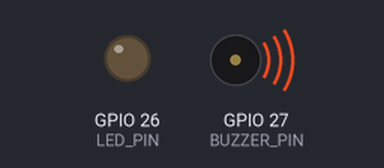
A sketch run on a simulated ESP32. Shown: output pins drawn as LEDs (lit = HIGH), buzzer (waves = sounding, pin HIGH). Random numbers use the default seed unless the sketch sets one; no radio packets arrive unless stated; what the sketch prints to the serial monitor is not drawn.

Above: at 3.62 s.
Timing chart, 0 to 6.5 s (numbered marks = the images above):
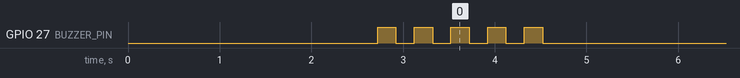

Measured:
- by itself, GPIO 27 (BUZZER_PIN): alternates HIGH for 0.20 s and LOW for 0.20 s, 9 changes in all, then stays LOW

The sketch:

Transmitter_Test.ino
```cpp
#include <SPI.h>
#include <LoRa.h>

#define NSS 4
#define RST 5
#define DI0 2
#define BUZZER_PIN 27
#define LED_PIN 26

#define TRANSMISSION_PERIOD 3000
#define DEVICE_ID 1

bool loraInitialized = false;
bool gpsInitialized = false; // We will simulate this being true
unsigned long lastTransmissionTime = 0;

// --- PROXY DATA ---
int proxyBpm = 75;
float proxyLat = 14.6760; // Example: Quezon City coordinates
float proxyLng = 121.0437;

const uint8_t PASSWORD_BYTE = 0x69;

struct __attribute__((packed)) DataPacket {
  uint8_t password_byte;
  uint8_t deviceID;
  uint8_t bpm;
  float lat;
  float lng;
};

void attemptLoraConnection(void);
void sendDataToReceiver(void);
void signalInit(int count, int time_delay);

void setup() {
  Serial.begin(115200);
  delay(2000);

  Serial.println("Setting up transmitter TEST station...");
  pinMode(BUZZER_PIN, OUTPUT);
  pinMode(LED_PIN, OUTPUT);

  LoRa.setPins(NSS, RST, DI0);
  attemptLoraConnection();

  Serial.println("Setup done, preparing to transmit proxy data...");
  delay(500);

  // Initial startup beep
  signalInit(2, 200);
}

void loop() {
  if (millis() - lastTransmissionTime >= TRANSMISSION_PERIOD) {
      lastTransmissionTime = millis();

      // Simulate the GPS locking on during the first loop
      if (!gpsInitialized) {
        signalInit(3, 200); // Trigger the 3-beep success signal
        gpsInitialized = true;
      }

      // Generate a slight variation in BPM just to see data changing on the receiver end
      proxyBpm = random(60, 100);

      sendDataToReceiver();
  }
}

void signalInit(int count, int time_delay) {
  for (int i=0; i<count; i++) {
    digitalWrite(BUZZER_PIN, HIGH);
    delay(time_delay);
    digitalWrite(BUZZER_PIN, LOW);
    delay(time_delay);
  }
}

void attemptLoraConnection() {
  Serial.println("Attempting LoRa connection...");
  digitalWrite(RST, LOW);  delay(100);
  digitalWrite(RST, HIGH); delay(100);

  while (!loraInitialized) {
    if (LoRa.begin(433E6)) {
      LoRa.setSyncWord(0x9E);
      LoRa.enableCrc();
      LoRa.setTxPower(2);
      loraInitialized = true;
      Serial.println("SUCCESS: Connected to LoRa.");
    }
    else {
      loraInitialized = false;
      Serial.println("FAILED: Re-attempting connection...");
      delay(500);
    }
  }
}

void sendDataToReceiver() {
  DataPacket packet;
  packet.password_byte = PASSWORD_BYTE;
  packet.deviceID = DEVICE_ID;
  packet.bpm = (uint8_t)proxyBpm;
  packet.lat = proxyLat;
  packet.lng = proxyLng;

  // Print to Serial Monitor so you can verify what is being sent locally
  Serial.print("Transmitting Proxy Packet -> BPM: ");
  Serial.print(proxyBpm);
  Serial.print(" | Lat: ");
  Serial.print(proxyLat, 4);
  Serial.print(" | Lng: ");
  Serial.println(proxyLng, 4);

  LoRa.beginPacket();
  LoRa.write((uint8_t*)&packet, sizeof(DataPacket));

  if (LoRa.endPacket()) {
      Serial.println("LoRa Status: SENT\n");
  } else {
      Serial.println("LoRa Status: ERROR\n");
  }
}
```
